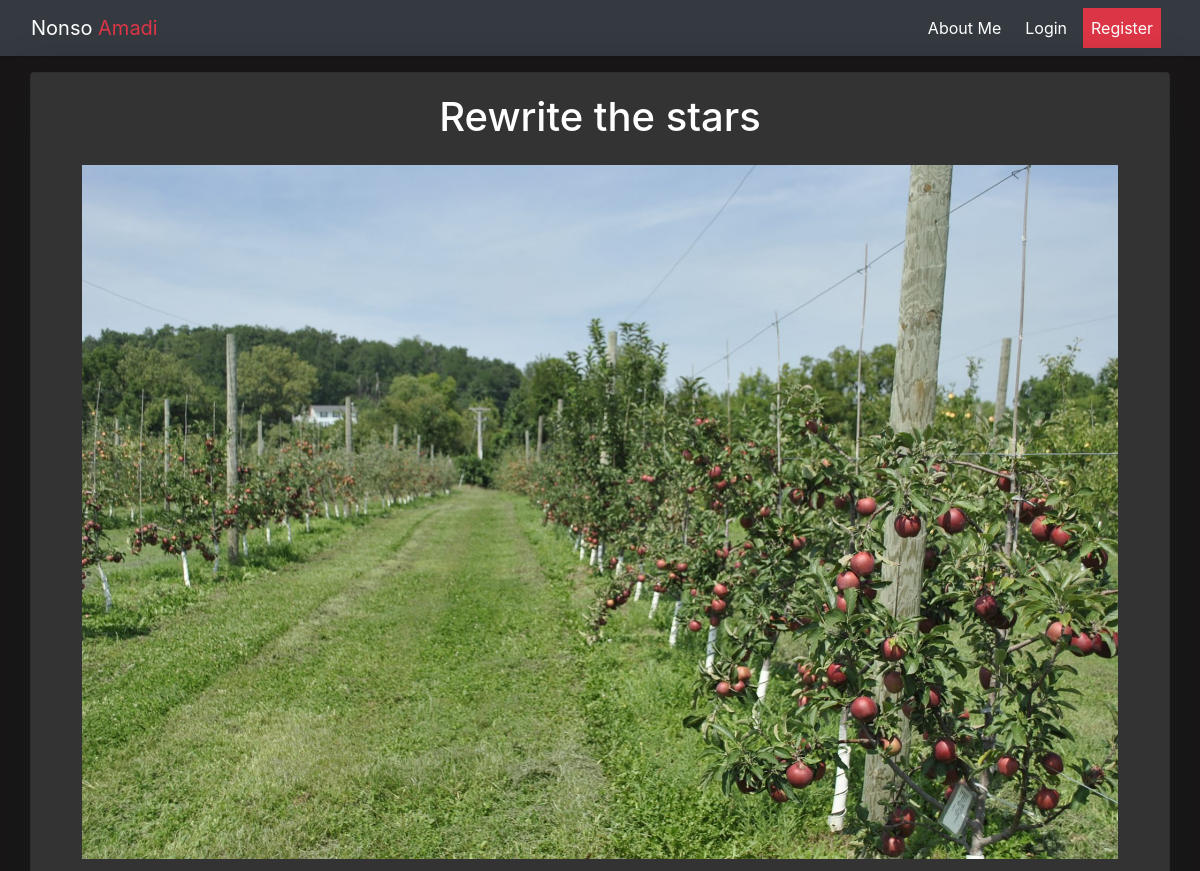
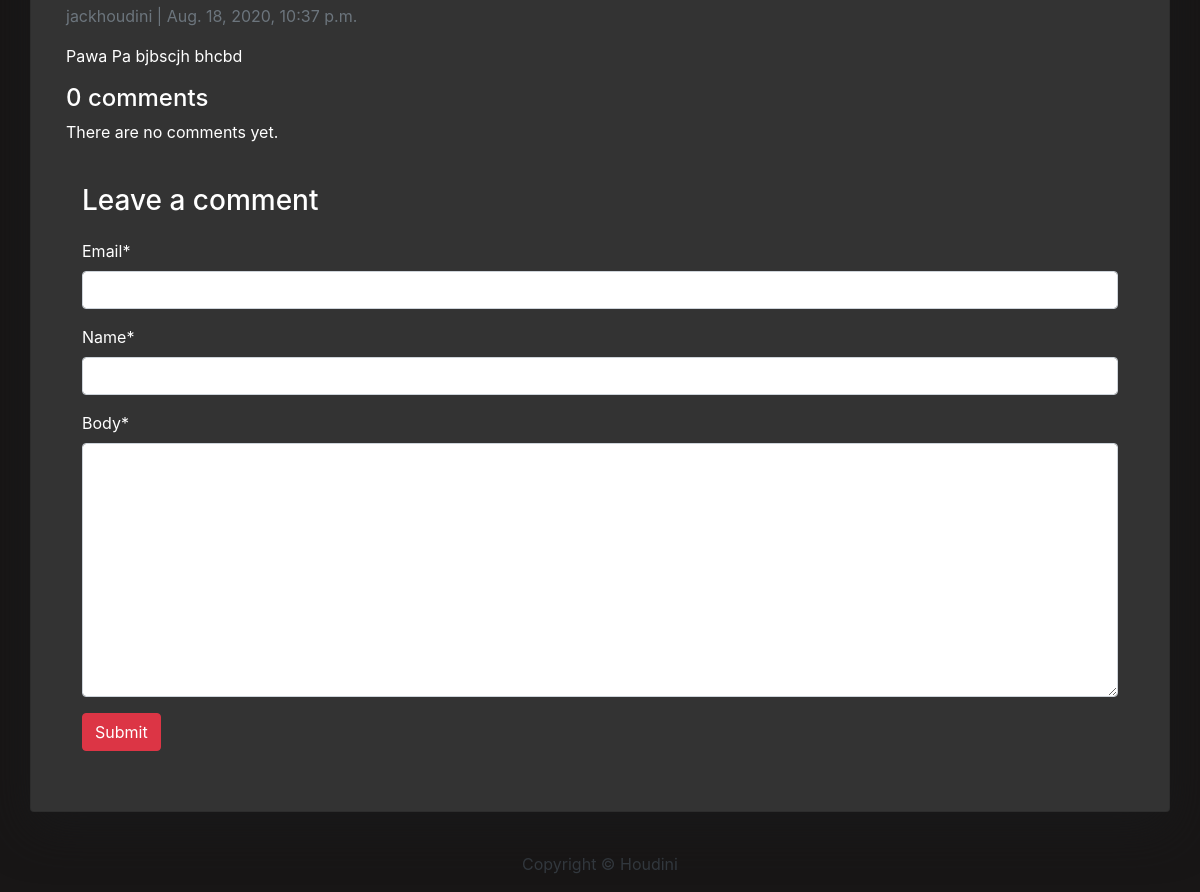
/rewrite-the-stars, run on the app's committed database (2 pictures, top to bottom).
### Posts/models.py (models this page shows, shortened)
class Post(models.Model):
    STATUS = (
        (0, 'draft',),
        (1, 'published')
    )
    title = models.CharField(max_length=200, unique=True)
    slug = models.SlugField(max_length=200, unique_for_date='created_on')
    author = models.ForeignKey(
        User, on_delete=models.CASCADE, related_name='blog_posts')
    updated_on = models.DateTimeField(auto_now=True)
    content = models.TextField()
    created_on = models.DateTimeField(auto_now_add=True)
    status = models.IntegerField(choices=STATUS, default=0)
    cover_image = models.ImageField(upload_to='users/%Y/%m/%d/', blank=True)
    class Meta:
        ordering = ['-created_on']

### Posts/views.py (the view)
# urls.py: path('<slug:slug>', views.post_detail, name='post_detail'),
def post_detail(request, slug):
    post = get_object_or_404(Post, slug=slug)
    comments = post.comments.filter(active=True)
    new_comment = None
    if request.method == 'POST':
        comment_form = CommentForm(data=request.POST)
        if comment_form.is_valid():
            new_comment = comment_form.save(commit=False)
            new_comment.post = post
            new_comment.save()
    else:
        comment_form = CommentForm()
    return render(request, 'post_detail.html', {'post': post,
                                                'comments': comments,
                                                'new_comment': new_comment,
                                                'comment_form': comment_form
                                                })

### Posts/forms.py
class CommentForm(forms.ModelForm):
    class Meta:
        model = Comment
        fields = ('email', 'name', 'body')

### templates/post_detail.html (shortened to what this page needs)
{% extends 'base.html' %}
{% block content %}
{% load crispy_forms_tags %}
<div class="container">
    <div class="row">
        <div class="mt-3 mb-4 col-md-12 card left top">
            <div class="card-body">
                <h1 class="text-center">{{ post.title }}</h1>
                <div class="p-3 w-100">
                    <img src="{{ post.cover_image.url }}" alt="image" width="100%" height="50%">
                </div>
                <p class=" text-muted">{{ post.author }} | {{ post.created_on }}</p>
                <p class="card-text ">{{ post.content | safe }}</p>
                {% with comments.count as total_comments %}
                <h4>
                    {{ total_comments }} comment{{ total_comments|pluralize }}
                </h4>
                {% endwith %}
                {% for comment in comments %}
                <div class="comment">
                    <p class="info">
                        Comment {{ forloop.counter }} by {{ comment.name }}
                        {{ comment.created }}
                    </p>
                    {{ comment.body|linebreaks }}
                </div>
                {% empty %}
                <p class="success">There are no comments yet.</p>
                {% endfor %}
                <div class="col-md-12 white-form mb-4  mt-4 p-3 ">
                    <div class="">
                        {% if new_comment %}
                        <div class="alert alert-success" role="alert">
                            Your comment has been added
                        </div>
                        {% else %}
                        <h3>Leave a comment</h3>
                        <form method="post" style="margin-top: 1.3em;">
                            {{ comment_form | crispy }}
                            <button type="submit" class="btn btn-danger btn-default btn-group-lg">Submit</button>
                        </form>
                        {% endif %}
                    </div>
                </div>
            </div>
        </div>
    </div>
</div>
{% endblock content %}

### static/css/index.css (style rules this page uses)
body { padding:0; margin:0; font-family: "Roboto", sans-serif; background: rgb(24, 22, 22)!important; }
.btn-danger { color: #fff; background-color: #f00000; border-color: #dc281e; }
.card { box-shadow: 0 16px 48px #19191a; background: #333!important; color: #fff!important; width: 70%; }

### data on the page
Post: title "Rewrite the stars", cover_image (picture), author "jackhoudini", created_on "Aug. 18, 2020, 10:37 p.m.", content "Pawa Pa bjbscjh bhcbd"

### other printed values
{{ total_comments }} "0"
